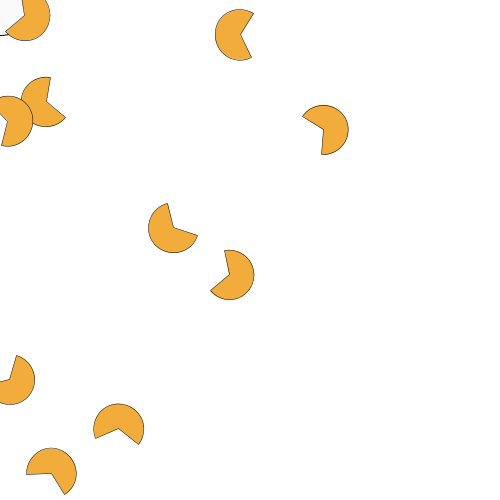
Frame 1 (no input)
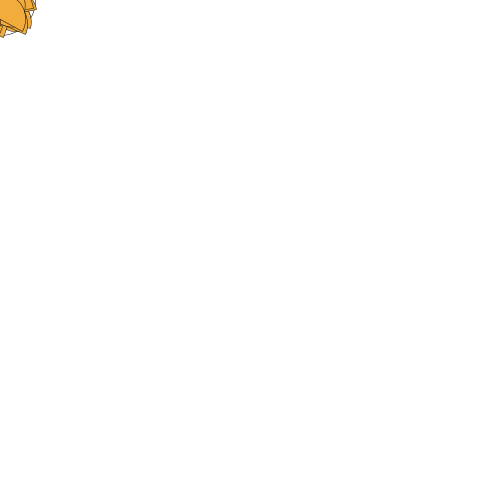
Frame 60 (the mouse pressed at the canvas centre just before this capture)
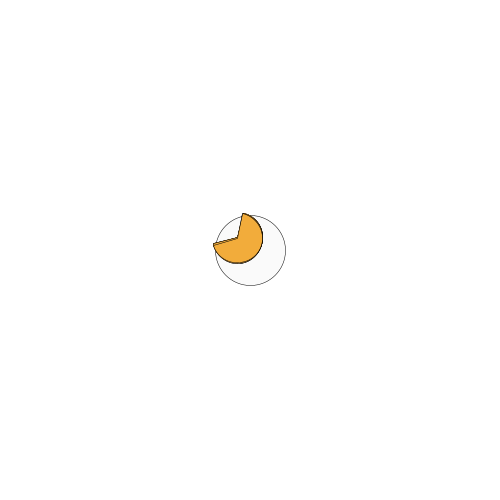
Frame 120 (the mouse held since frame 60 and released just before this capture)

The Processing sketch that drew these frames (run headless with seeded random() and noise(); from frame 60 on, the mouse is pressed at the canvas centre):

// Processing sketch: e04_PierogiGoniaMysz
// ── e04_PierogiGoniaMysz.pde

ArrayList<Pierog> pierogi = new ArrayList<Pierog>();

void setup() {
  size(500, 500);
  for(int i=0; i<10; i++) {
    pierogi.add(new Pierog());
  }
}

void draw() {
  background(255);
  
  fill(250);
  ellipse(mouseX, mouseY, 70, 70);
  
  for(Pierog p : pierogi) {
    p.rysuj();
    p.aktualizuj();
  }
   
}

void keyPressed() {
   for(int i=0; i<10; i++) {
    pierogi.add(new Pierog());
  }
}

// ── Pierog.pde
class Pierog {
  PVector gdzieJest;
  PVector predkosc;

  Pierog() {
    gdzieJest = new PVector(random(500), random(500));
    predkosc = PVector.random2D(); //predkosc jeden w losowym kierunku
    predkosc.mult(random(0.5,1.5));
  }
  
  void aktualizuj() {
    gdzieJest.add(predkosc);
    PVector mysz = new PVector(mouseX, mouseY);
    PVector doMichy = PVector.sub(mysz, gdzieJest);
    doMichy.mult(0.05);
    predkosc = doMichy;
  }

  void rysuj() {
    strokeWeight(0.5);
    fill(#F2AC3B);
    arc(gdzieJest.x, gdzieJest.y, 50, 50, predkosc.heading()-PI/1.5, predkosc.heading()+PI/1.5, PIE);
  }
}
